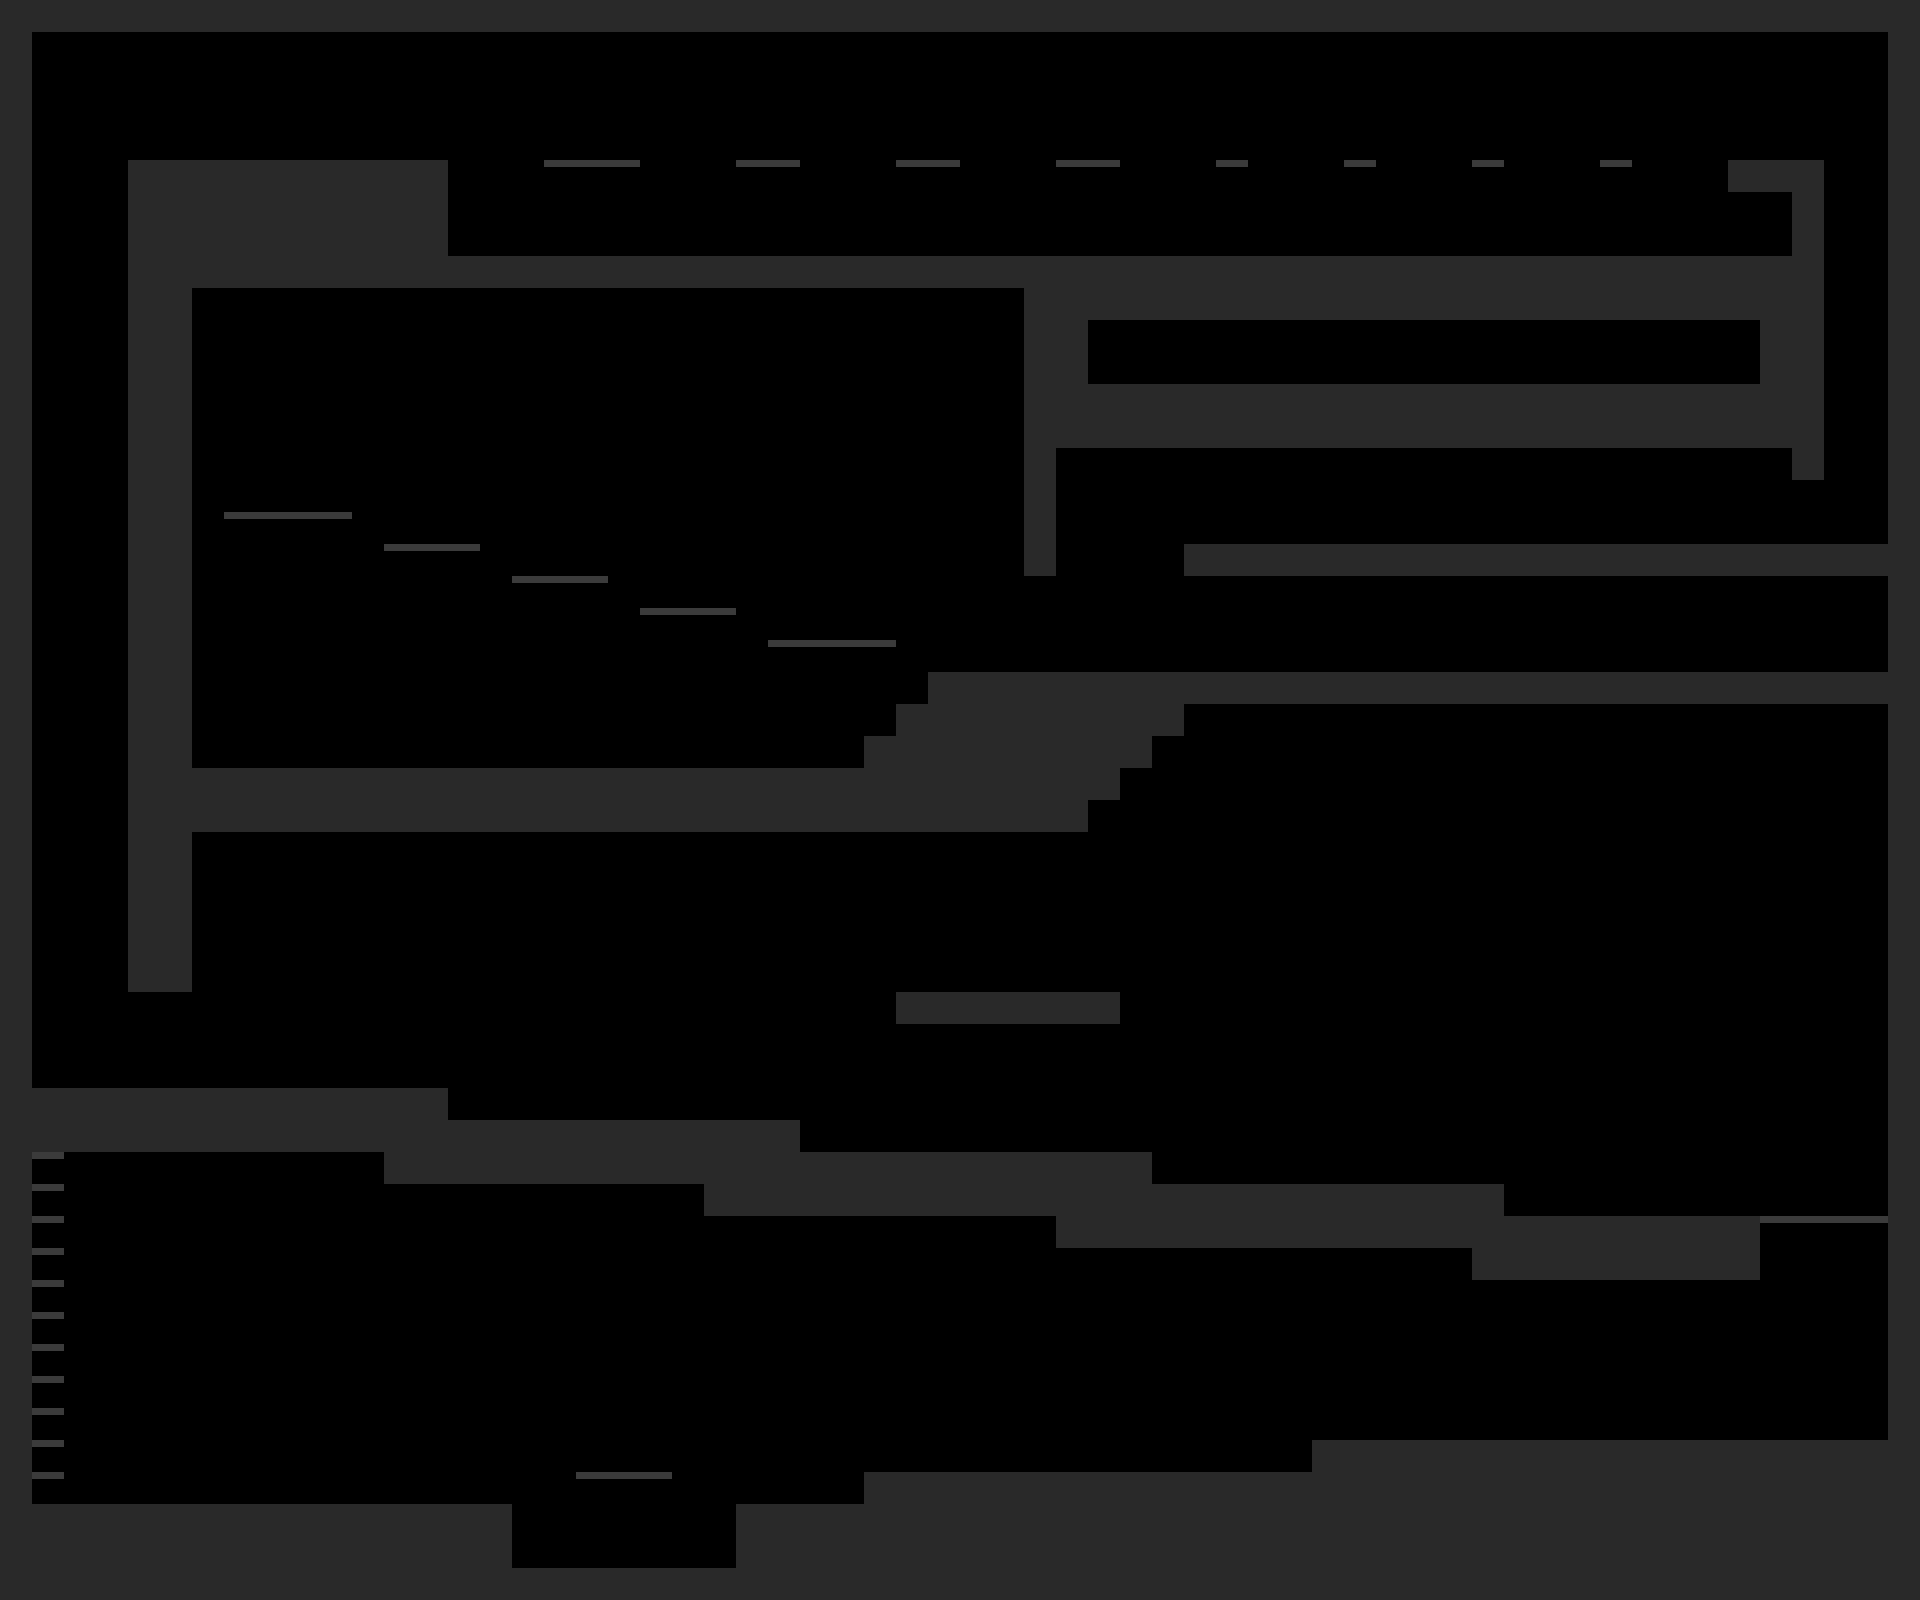

Below is a game level as drawn by its tile map, then a one-line description and the .tmx that defines it (tile-layer data replaced by summaries):
An orthogonal 60x50 tile map with 32x32 px tiles, 1 tile layer (Tile Layer 1) and 74 objects (40x StaticCollider, END).

<map version="1.5" tiledversion="1.7.2" orientation="orthogonal" renderorder="right-down" width="60" height="50" tilewidth="32" tileheight="32" infinite="0" nextlayerid="14" nextobjectid="205">
 <tileset firstgid="1" source="StaticTiles.tsx" />
 <layer id="1" name="Tile Layer 1" width="60" height="50">
  <data>[3000 cells, 887 non-empty, 2 distinct tile ids]</data>
 </layer>
 <objectgroup id="12" name="GameObjectives" />
 <objectgroup color="#c800c8" id="10" name="Door">
  <object id="177" x="1248" y="576" width="32" height="96" />
 </objectgroup>
 <objectgroup id="3" name="StaticColliders">
  <object id="57" type="StaticCollider" x="0" y="1504" width="512" height="96" />
  <object id="58" type="StaticCollider" x="512" y="1568" width="224" height="32" />
  <object id="59" type="StaticCollider" x="736" y="1504" width="1184" height="96" />
  <object id="60" type="StaticCollider" x="864" y="1472" width="1024" height="32" />
  <object id="61" type="StaticCollider" x="1312" y="1440" width="576" height="32" />
  <object id="62" type="StaticCollider" x="1888" y="0" width="32" height="1504" />
  <object id="63" type="StaticCollider" x="32" y="0" width="1856" height="32" />
  <object id="64" type="StaticCollider" x="0" y="0" width="32" height="1504" />
  <object id="65" type="StaticCollider" x="32" y="1088" width="416" height="64" />
  <object id="66" type="StaticCollider" x="384" y="1120" width="416" height="64" />
  <object id="67" type="StaticCollider" x="704" y="1152" width="448" height="64" />
  <object id="68" type="StaticCollider" x="1056" y="1184" width="448" height="64" />
  <object id="69" type="StaticCollider" x="1472" y="1216" width="288" height="64" />
  <object id="71" type="StaticCollider" x="128" y="160" width="64" height="832" />
  <object id="72" type="StaticCollider" x="192" y="160" width="256" height="96" />
  <object id="73" type="StaticCollider" x="192" y="256" width="1600" height="32" />
  <object id="74" type="StaticCollider" x="1600" y="160" width="32" height="8">
   <properties>
    <property name="platform" type="bool" value="true" />
   </properties>
  </object>
  <object id="75" type="StaticCollider" x="1472" y="160" width="32" height="8">
   <properties>
    <property name="platform" type="bool" value="true" />
   </properties>
  </object>
  <object id="76" type="StaticCollider" x="1344" y="160" width="32" height="8">
   <properties>
    <property name="platform" type="bool" value="true" />
   </properties>
  </object>
  <object id="77" type="StaticCollider" x="1216" y="160" width="32" height="8">
   <properties>
    <property name="platform" type="bool" value="true" />
   </properties>
  </object>
  <object id="79" type="StaticCollider" x="1056" y="160" width="64" height="8">
   <properties>
    <property name="platform" type="bool" value="true" />
   </properties>
  </object>
  <object id="80" type="StaticCollider" x="896" y="160" width="64" height="8">
   <properties>
    <property name="platform" type="bool" value="true" />
   </properties>
  </object>
  <object id="81" type="StaticCollider" x="736" y="160" width="64" height="8">
   <properties>
    <property name="platform" type="bool" value="true" />
   </properties>
  </object>
  <object id="82" type="StaticCollider" x="544" y="160" width="96" height="8">
   <properties>
    <property name="platform" type="bool" value="true" />
   </properties>
  </object>
  <object id="94" type="StaticCollider" x="896" y="992" width="224" height="32">
   <properties>
    <property name="platform" type="bool" value="false" />
   </properties>
  </object>
  <object id="102" type="StaticCollider" x="1728" y="160" width="64" height="32" />
  <object id="127" type="StaticCollider" x="1024" y="416" width="768" height="32" />
  <object id="128" type="StaticCollider" x="1184" y="544" width="704" height="32" />
  <object id="138" type="StaticCollider" x="1792" y="160" width="32" height="320" />
  <object id="170" type="StaticCollider" x="1184" y="672" width="704" height="32" />
  <object id="175" type="StaticCollider" x="1024" y="448" width="32" height="128" />
  <object id="189" type="StaticCollider" x="192" y="768" width="928" height="64" />
  <object id="190" type="StaticCollider" x="928" y="672" width="256" height="96">
   <properties>
    <property name="platform" type="bool" value="false" />
   </properties>
  </object>
  <object id="193" type="StaticCollider" x="576" y="1472" width="96" height="8">
   <properties>
    <property name="platform" type="bool" value="true" />
   </properties>
  </object>
  <object id="196" type="StaticCollider" x="1760" y="1216" width="128" height="8">
   <properties>
    <property name="platform" type="bool" value="true" />
   </properties>
  </object>
  <object id="197" type="StaticCollider" x="224" y="512" width="128" height="8">
   <properties>
    <property name="platform" type="bool" value="true" />
   </properties>
  </object>
  <object id="198" type="StaticCollider" x="384" y="544" width="96" height="8">
   <properties>
    <property name="platform" type="bool" value="true" />
   </properties>
  </object>
  <object id="199" type="StaticCollider" x="512" y="576" width="96" height="8">
   <properties>
    <property name="platform" type="bool" value="true" />
   </properties>
  </object>
  <object id="200" type="StaticCollider" x="640" y="608" width="96" height="8">
   <properties>
    <property name="platform" type="bool" value="true" />
   </properties>
  </object>
  <object id="201" type="StaticCollider" x="768" y="640" width="128" height="8">
   <properties>
    <property name="platform" type="bool" value="true" />
   </properties>
  </object>
 </objectgroup>
 <objectgroup color="#00ffff" id="11" name="Key">
  <object id="182" x="288" y="448">
   <point />
  </object>
 </objectgroup>
 <objectgroup color="#ff0000" id="6" name="Saw">
  <object id="144" x="736" y="1280">
   <polyline points="0,0 0,224" />
  </object>
  <object id="146" x="32" y="928">
   <point />
  </object>
  <object id="147" x="32" y="896">
   <point />
  </object>
  <object id="148" x="32" y="864">
   <point />
  </object>
  <object id="149" x="32" y="832">
   <point />
  </object>
  <object id="150" x="128" y="640">
   <point />
  </object>
  <object id="151" x="128" y="608">
   <point />
  </object>
  <object id="152" x="128" y="576">
   <point />
  </object>
  <object id="153" x="128" y="544">
   <point />
  </object>
  <object id="154" x="32" y="352">
   <point />
  </object>
  <object id="155" x="32" y="320">
   <point />
  </object>
  <object id="156" x="32" y="256">
   <point />
  </object>
  <object id="157" x="32" y="288">
   <point />
  </object>
  <object id="158" x="80" y="160.333">
   <polyline points="0,0 0,832" />
  </object>
  <object id="159" x="1664" y="544">
   <polyline points="0,0 -416,0" />
  </object>
  <object id="160" x="1632" y="544">
   <polyline points="0,0 -416,0" />
  </object>
  <object id="165" x="1248" y="544">
   <polyline points="0,0 416,0" />
  </object>
  <object id="166" x="1216" y="544">
   <polyline points="0,0 416,0" />
  </object>
 </objectgroup>
 <objectgroup color="#ff0000" id="7" name="Lava">
  <object id="54" x="512" y="1536" width="224" height="32" />
  <object id="104" x="448" y="224" width="1344" height="32" />
  <object id="163" x="1056" y="448" width="736" height="25" />
  <object id="181" x="1088" y="320" width="672" height="64" />
  <object id="184" x="192" y="690" width="736" height="78" />
 </objectgroup>
 <objectgroup color="#00ff00" id="4" name="Checkpoints" tintcolor="#00ff05">
  <object id="32" x="1632" y="1280" width="32" height="160" />
  <object id="92" x="448" y="1184" width="32" height="320" />
  </objectgroup>
 <objectgroup color="#ff0064" id="9" name="Laser">
  <!-- 3 objects omitted --></objectgroup>
 <objectgroup color="#ff9600" id="8" name="Cannon">
  <!-- 2 objects omitted --></objectgroup>
</map>
<!-- 7 of 74 objects omitted -->